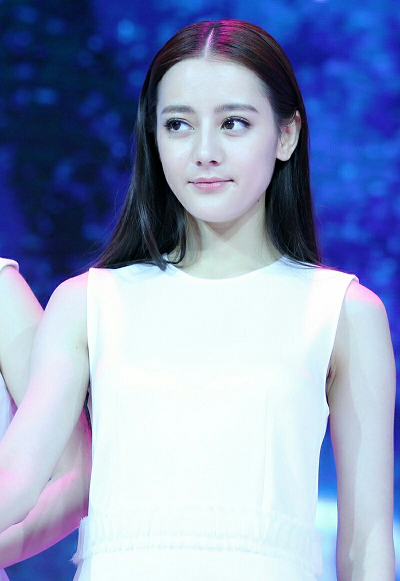
#> input picture opencv-python-for-primer/test/test.png, 400 x 581 px
$ python '21图像旋转.py'
#> lines starting #> are read from the running program, lines starting #| are printed output that depends on the picture
import cv2 as cv
import numpy as np

def rotate_demo():
    src = cv.imread("test/test.png")
#> src is the input picture: shape (581, 400, 3); mean B, G, R 189.6, 154.2, 139.9
    cv.imshow("input", src)
    h, w, c = src.shape
#> h = 581; w = 400; c = 3
    M = np.zeros((2, 3), dtype=np.float32)
    alpha = np.cos(np.pi / 4.0)
    beta = np.sin(np.pi / 4.0)
    print("alpha : ", alpha)

    # 初始旋转矩阵 M
    M[0, 0] = alpha
    M[1, 1] = alpha
    M[0, 1] = beta
    M[1, 0] = -beta
    cx = w / 2
#> cx = 200
    cy = h / 2
#> cy = 290.5
    tx = (1 - alpha) * cx - beta * cy
#> tx = -146.8
    ty = beta * cx + (1 - alpha) * cy
#> ty = 226.5
    M[0, 2] = tx
    M[1, 2] = ty

    # change with full size
    bound_w = int(h * np.abs(beta) + w * np.abs(alpha))
#> bound_w = 693
    bound_h = int(h * np.abs(alpha) + w * np.abs(beta))
#> bound_h = 693

    # 添加中心位置迁移
    M[0, 2] += bound_w / 2 - cx
    M[1, 2] += bound_h / 2 - cy
    dst = cv.warpAffine(src, M, (bound_w, bound_h))
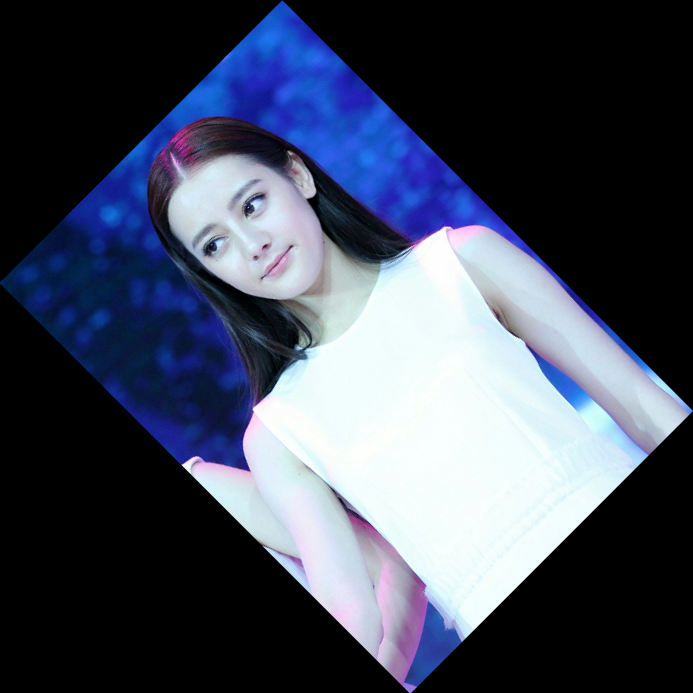
#> dst: shape (693, 693, 3); mean B, G, R 91.8, 74.6, 67.7
    cv.imshow("rotate without cropping", dst)
    cv.waitKey(0)
    cv.destroyAllWindows()

if __name__ == "__main__":
    rotate_demo()
